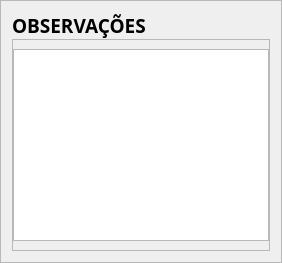
                 <widget class="QFrame" name="frame_Observacoes">
                  <property name="minimumSize">
                   <size>
                    <width>0</width>
                    <height>0</height>
                   </size>
                  </property>
                  <property name="frameShape">
                   <enum>QFrame::StyledPanel</enum>
                  </property>
                  <property name="frameShadow">
                   <enum>QFrame::Raised</enum>
                  </property>
                  <layout class="QVBoxLayout" name="verticalLayout_20">
                   <property name="spacing">
                    <number>0</number>
                   </property>
                   <item>
                    <widget class="QLabel" name="label_Observacoes">
                     <property name="font">
                      <font>
                       <family>Tw Cen MT</family>
                       <pointsize>14</pointsize>
                       <weight>75</weight>
                       <bold>true</bold>
                      </font>
                     </property>
                     <property name="text">
                      <string>OBSERVAÇÕES</string>
                     </property>
                    </widget>
                   </item>
                   <item>
                    <widget class="QFrame" name="frame_EducacaoETrabalhoVertical2_2">
                     <property name="frameShape">
                      <enum>QFrame::StyledPanel</enum>
                     </property>
                     <property name="frameShadow">
                      <enum>QFrame::Raised</enum>
                     </property>
                     <layout class="QVBoxLayout" name="verticalLayout_21">
                      <property name="leftMargin">
                       <number>0</number>
                      </property>
                      <property name="rightMargin">
                       <number>0</number>
                      </property>
                      <item>
                       <widget class="QTextEdit" name="textEdit_Observacoes"/>
                      </item>
                     </layout>
                    </widget>
                   </item>
                  </layout>
                 </widget>
